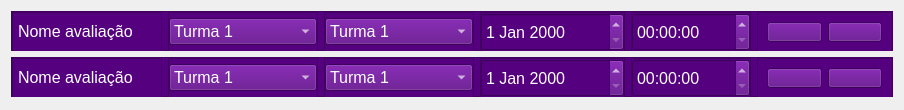
                <widget class="QWidget" name="scrollAreaWidgetContents_provas">
                 <property name="geometry">
                  <rect>
                   <x>0</x>
                   <y>0</y>
                   <width>898</width>
                   <height>110</height>
                  </rect>
                 </property>
                 <layout class="QVBoxLayout" name="verticalLayout_15">
                  <item>
                   <widget class="QFrame" name="FP_1">
                    <property name="minimumSize">
                     <size>
                      <width>0</width>
                      <height>40</height>
                     </size>
                    </property>
                    <property name="maximumSize">
                     <size>
                      <width>16777215</width>
                      <height>40</height>
                     </size>
                    </property>
                    <property name="styleSheet">
                     <string notr="true">background-color: rgb(0, 85, 0);
background-color: rgb(85, 0, 127);
background-color: #ccc;
background-color: rgb(85, 0, 127);
color: white;</string>
                    </property>
                    <property name="frameShape">
                     <enum>QFrame::Shape::StyledPanel</enum>
                    </property>
                    <property name="frameShadow">
                     <enum>QFrame::Shadow::Raised</enum>
                    </property>
                    <layout class="QHBoxLayout" name="horizontalLayout_23">
                     <property name="spacing">
                      <number>6</number>
                     </property>
                     <property name="leftMargin">
                      <number>0</number>
                     </property>
                     <property name="topMargin">
                      <number>0</number>
                     </property>
                     <property name="rightMargin">
                      <number>0</number>
                     </property>
                     <property name="bottomMargin">
                      <number>0</number>
                     </property>
                     <item>
                      <widget class="QFrame" name="FP_1_conteudo_titulo">
                       <property name="minimumSize">
                        <size>
                         <width>150</width>
                         <height>40</height>
                        </size>
                       </property>
                       <property name="maximumSize">
                        <size>
                         <width>400</width>
                         <height>40</height>
                        </size>
                       </property>
                       <property name="styleSheet">
                        <string notr="true"/>
                       </property>
                       <property name="frameShape">
                        <enum>QFrame::Shape::StyledPanel</enum>
                       </property>
                       <property name="frameShadow">
                        <enum>QFrame::Shadow::Raised</enum>
                       </property>
                       <layout class="QHBoxLayout" name="horizontalLayout_36">
                        <property name="spacing">
                         <number>0</number>
                        </property>
                        <property name="leftMargin">
                         <number>5</number>
                        </property>
                        <property name="topMargin">
                         <number>0</number>
                        </property>
                        <property name="rightMargin">
                         <number>0</number>
                        </property>
                        <property name="bottomMargin">
                         <number>0</number>
                        </property>
                        <item>
                         <widget class="QLabel" name="FP_1_titulo">
                          <property name="styleSheet">
                           <string notr="true">font: 12pt ;
</string>
                          </property>
                          <property name="text">
                           <string>&lt;html&gt;&lt;head/&gt;&lt;body&gt;&lt;p&gt;Nome avaliação&lt;/p&gt;&lt;/body&gt;&lt;/html&gt;</string>
                          </property>
                         </widget>
                        </item>
                       </layout>
                      </widget>
                     </item>
                     <item>
                      <widget class="QFrame" name="FP_1_conteudo_turma">
                       <property name="minimumSize">
                        <size>
                         <width>150</width>
                         <height>40</height>
                        </size>
                       </property>
                       <property name="maximumSize">
                        <size>
                         <width>16777215</width>
                         <height>40</height>
                        </size>
                       </property>
                       <property name="styleSheet">
                        <string notr="true"/>
                       </property>
                       <property name="inputMethodHints">
                        <set>Qt::InputMethodHint::ImhNone</set>
                       </property>
                       <property name="frameShape">
                        <enum>QFrame::Shape::StyledPanel</enum>
                       </property>
                       <property name="frameShadow">
                        <enum>QFrame::Shadow::Raised</enum>
                       </property>
                       <layout class="QHBoxLayout" name="horizontalLayout_34">
                        <property name="spacing">
                         <number>0</number>
                        </property>
                        <property name="leftMargin">
                         <number>0</number>
                        </property>
                        <property name="topMargin">
                         <number>0</number>
                        </property>
                        <property name="rightMargin">
                         <number>0</number>
                        </property>
                        <property name="bottomMargin">
                         <number>0</number>
                        </property>
                        <item>
                         <widget class="QComboBox" name="FP_1_bpx_turma">
                          <property name="styleSheet">
                           <string notr="true">QComboBox{
	font: 12pt;
}</string>
                          </property>
                          <item>
                           <property name="text">
                            <string>Turma 1</string>
                           </property>
                          </item>
                          <item>
                           <property name="text">
                            <string>Turma 2</string>
                           </property>
                          </item>
                         </widget>
                        </item>
                       </layout>
                      </widget>
                     </item>
                     <item>
                      <widget class="QFrame" name="FP_1_conteudo_grupo">
                       <property name="minimumSize">
                        <size>
                         <width>150</width>
                         <height>40</height>
                        </size>
                       </property>
                       <property name="maximumSize">
                        <size>
                         <width>16777215</width>
                         <height>40</height>
                        </size>
                       </property>
                       <property name="styleSheet">
                        <string notr="true"/>
                       </property>
                       <property name="frameShape">
                        <enum>QFrame::Shape::StyledPanel</enum>
                       </property>
                       <property name="frameShadow">
                        <enum>QFrame::Shadow::Raised</enum>
                       </property>
                       <layout class="QHBoxLayout" name="horizontalLayout_35">
                        <property name="spacing">
                         <number>0</number>
                        </property>
                        <property name="leftMargin">
                         <number>0</number>
                        </property>
                        <property name="topMargin">
                         <number>0</number>
                        </property>
                        <property name="rightMargin">
                         <number>0</number>
                        </property>
                        <property name="bottomMargin">
                         <number>0</number>
                        </property>
                        <item>
                         <widget class="QComboBox" name="FP_1_box_grupo">
                          <property name="styleSheet">
                           <string notr="true">QComboBox{
	font: 12pt;
}</string>
                          </property>
                          <item>
                           <property name="text">
                            <string>Turma 1</string>
                           </property>
                          </item>
                          <item>
                           <property name="text">
                            <string>Turma 2</string>
                           </property>
                          </item>
                         </widget>
                        </item>
                       </layout>
                      </widget>
                     </item>
                     <item>
                      <widget class="QFrame" name="FP_1_conteudo_data_criacao">
                       <property name="minimumSize">
                        <size>
                         <width>145</width>
                         <height>40</height>
                        </size>
                       </property>
                       <property name="maximumSize">
                        <size>
                         <width>16777215</width>
                         <height>40</height>
                        </size>
                       </property>
                       <property name="styleSheet">
                        <string notr="true"/>
                       </property>
                       <property name="frameShape">
                        <enum>QFrame::Shape::StyledPanel</enum>
                       </property>
                       <property name="frameShadow">
                        <enum>QFrame::Shadow::Raised</enum>
                       </property>
                       <layout class="QHBoxLayout" name="horizontalLayout_32">
                        <property name="spacing">
                         <number>0</number>
                        </property>
                        <property name="leftMargin">
                         <number>0</number>
                        </property>
                        <property name="topMargin">
                         <number>0</number>
                        </property>
                        <property name="rightMargin">
                         <number>0</number>
                        </property>
                        <property name="bottomMargin">
                         <number>0</number>
                        </property>
                        <item>
                         <widget class="QDateEdit" name="FP_1_data_criacao">
                          <property name="maximumSize">
                           <size>
                            <width>16777215</width>
                            <height>150</height>
                           </size>
                          </property>
                          <property name="styleSheet">
                           <string notr="true">QDateEdit{
	font: 12pt;
}</string>
                          </property>
                         </widget>
                        </item>
                       </layout>
                      </widget>
                     </item>
                     <item>
                      <widget class="QFrame" name="FP_1_conteudo_hora">
                       <property name="minimumSize">
                        <size>
                         <width>120</width>
                         <height>40</height>
                        </size>
                       </property>
                       <property name="maximumSize">
                        <size>
                         <width>115</width>
                         <height>40</height>
                        </size>
                       </property>
                       <property name="styleSheet">
                        <string notr="true"/>
                       </property>
                       <property name="frameShape">
                        <enum>QFrame::Shape::StyledPanel</enum>
                       </property>
                       <property name="frameShadow">
                        <enum>QFrame::Shadow::Raised</enum>
                       </property>
                       <layout class="QHBoxLayout" name="horizontalLayout_33">
                        <property name="spacing">
                         <number>0</number>
                        </property>
                        <property name="leftMargin">
                         <number>0</number>
                        </property>
                        <property name="topMargin">
                         <number>0</number>
                        </property>
                        <property name="rightMargin">
                         <number>0</number>
                        </property>
                        <property name="bottomMargin">
                         <number>0</number>
                        </property>
                        <item>
                         <widget class="QTimeEdit" name="FP_1_hora_criacao">
                          <property name="maximumSize">
                           <size>
                            <width>16777215</width>
                            <height>150</height>
                           </size>
                          </property>
                          <property name="styleSheet">
                           <string notr="true">QTimeEdit{
	font: 12pt;
}</string>
                          </property>
                         </widget>
                        </item>
                       </layout>
                      </widget>
                     </item>
                     <item>
                      <widget class="QFrame" name="FP_1_conteudo_acoes">
                       <property name="minimumSize">
                        <size>
                         <width>135</width>
                         <height>40</height>
                        </size>
                       </property>
                       <property name="maximumSize">
                        <size>
                         <width>135</width>
                         <height>40</height>
                        </size>
                       </property>
                       <property name="styleSheet">
                        <string notr="true"/>
                       </property>
                       <property name="frameShape">
                        <enum>QFrame::Shape::StyledPanel</enum>
                       </property>
                       <property name="frameShadow">
                        <enum>QFrame::Shadow::Raised</enum>
                       </property>
                       <layout class="QHBoxLayout" name="horizontalLayout_25">
                        <item>
                         <widget class="QPushButton" name="FP_1_btn_delete">
                          <property name="text">
                           <string/>
                          </property>
                          <property name="icon">
                           <iconset theme="edit-delete"/>
                          </property>
                         </widget>
                        </item>
                        <item>
                         <widget class="QPushButton" name="FP_1_btn_edit">
                          <property name="styleSheet">
                           <string notr="true">
QToolButton{
	padding-right: 15px;
	margin-right: 5px;
	background-color: rgb(107, 0, 0);


}

QToolButton::hover{
	background-color: rgb(200, 0, 0);
}

QToolButton::pressed{
	background-color: rgb(100, 0, 0);

}</string>
                          </property>
                          <property name="text">
                           <string/>
                          </property>
                          <property name="icon">
                           <iconset theme="mail-message-new"/>
                          </property>
                         </widget>
                        </item>
                       </layout>
                      </widget>
                     </item>
                    </layout>
                   </widget>
                  </item>
                  <item>
                   <widget class="QFrame" name="FP_2">
                    <property name="minimumSize">
                     <size>
                      <width>0</width>
                      <height>40</height>
                     </size>
                    </property>
                    <property name="maximumSize">
                     <size>
                      <width>16777215</width>
                      <height>40</height>
                     </size>
                    </property>
                    <property name="styleSheet">
                     <string notr="true">background-color: rgb(85, 0, 127);
color: white;</string>
                    </property>
                    <property name="frameShape">
                     <enum>QFrame::Shape::StyledPanel</enum>
                    </property>
                    <property name="frameShadow">
                     <enum>QFrame::Shadow::Raised</enum>
                    </property>
                    <layout class="QHBoxLayout" name="horizontalLayout_44">
                     <property name="spacing">
                      <number>6</number>
                     </property>
                     <property name="leftMargin">
                      <number>0</number>
                     </property>
                     <property name="topMargin">
                      <number>0</number>
                     </property>
                     <property name="rightMargin">
                      <number>0</number>
                     </property>
                     <property name="bottomMargin">
                      <number>0</number>
                     </property>
                     <item>
                      <widget class="QFrame" name="FP_2_conteudo_titulo">
                       <property name="minimumSize">
                        <size>
                         <width>150</width>
                         <height>40</height>
                        </size>
                       </property>
                       <property name="maximumSize">
                        <size>
                         <width>400</width>
                         <height>40</height>
                        </size>
                       </property>
                       <property name="styleSheet">
                        <string notr="true">
font: 12pt;</string>
                       </property>
                       <property name="frameShape">
                        <enum>QFrame::Shape::StyledPanel</enum>
                       </property>
                       <property name="frameShadow">
                        <enum>QFrame::Shadow::Raised</enum>
                       </property>
                       <layout class="QHBoxLayout" name="horizontalLayout_45">
                        <property name="spacing">
                         <number>0</number>
                        </property>
                        <property name="leftMargin">
                         <number>5</number>
                        </property>
                        <property name="topMargin">
                         <number>0</number>
                        </property>
                        <property name="rightMargin">
                         <number>0</number>
                        </property>
                        <property name="bottomMargin">
                         <number>0</number>
                        </property>
                        <item>
                         <widget class="QLabel" name="FP_2_titulo">
                          <property name="text">
                           <string>&lt;html&gt;&lt;head/&gt;&lt;body&gt;&lt;p&gt;Nome avaliação&lt;/p&gt;&lt;/body&gt;&lt;/html&gt;</string>
                          </property>
                         </widget>
                        </item>
                       </layout>
                      </widget>
                     </item>
                     <item>
                      <widget class="QFrame" name="FP_2_conteudo_turma">
                       <property name="minimumSize">
                        <size>
                         <width>150</width>
                         <height>40</height>
                        </size>
                       </property>
                       <property name="maximumSize">
                        <size>
                         <width>16777215</width>
                         <height>40</height>
                        </size>
                       </property>
                       <property name="styleSheet">
                        <string notr="true">
QFrame{
	Margin: 0px;

}</string>
                       </property>
                       <property name="inputMethodHints">
                        <set>Qt::InputMethodHint::ImhNone</set>
                       </property>
                       <property name="frameShape">
                        <enum>QFrame::Shape::StyledPanel</enum>
                       </property>
                       <property name="frameShadow">
                        <enum>QFrame::Shadow::Raised</enum>
                       </property>
                       <layout class="QHBoxLayout" name="horizontalLayout_46">
                        <property name="spacing">
                         <number>0</number>
                        </property>
                        <property name="leftMargin">
                         <number>0</number>
                        </property>
                        <property name="topMargin">
                         <number>0</number>
                        </property>
                        <property name="rightMargin">
                         <number>0</number>
                        </property>
                        <property name="bottomMargin">
                         <number>0</number>
                        </property>
                        <item>
                         <widget class="QComboBox" name="FP_2_box_turma">
                          <property name="styleSheet">
                           <string notr="true">QComboBox{
	font: 12pt;
}</string>
                          </property>
                          <item>
                           <property name="text">
                            <string>Turma 1</string>
                           </property>
                          </item>
                          <item>
                           <property name="text">
                            <string>Turma 2</string>
                           </property>
                          </item>
                         </widget>
                        </item>
                       </layout>
                      </widget>
                     </item>
                     <item>
                      <widget class="QFrame" name="FP_2_conteudo_grupo">
                       <property name="minimumSize">
                        <size>
                         <width>150</width>
                         <height>40</height>
                        </size>
                       </property>
                       <property name="maximumSize">
                        <size>
                         <width>16777215</width>
                         <height>40</height>
                        </size>
                       </property>
                       <property name="styleSheet">
                        <string notr="true"/>
                       </property>
                       <property name="frameShape">
                        <enum>QFrame::Shape::StyledPanel</enum>
                       </property>
                       <property name="frameShadow">
                        <enum>QFrame::Shadow::Raised</enum>
                       </property>
                       <layout class="QHBoxLayout" name="horizontalLayout_47">
                        <property name="spacing">
                         <number>0</number>
                        </property>
                        <property name="leftMargin">
                         <number>0</number>
                        </property>
                        <property name="topMargin">
                         <number>0</number>
                        </property>
                        <property name="rightMargin">
                         <number>0</number>
                        </property>
                        <property name="bottomMargin">
                         <number>0</number>
                        </property>
                        <item>
                         <widget class="QComboBox" name="FP_2_box_grupo">
                          <property name="styleSheet">
                           <string notr="true">QComboBox{
	font: 12pt;
}</string>
                          </property>
                          <item>
                           <property name="text">
                            <string>Turma 1</string>
                           </property>
                          </item>
                          <item>
                           <property name="text">
                            <string>Turma 2</string>
                           </property>
                          </item>
                         </widget>
                        </item>
                       </layout>
                      </widget>
                     </item>
                     <item>
                      <widget class="QFrame" name="FP_2_conteudo_data_criacao">
                       <property name="minimumSize">
                        <size>
                         <width>145</width>
                         <height>40</height>
                        </size>
                       </property>
                       <property name="maximumSize">
                        <size>
                         <width>16777215</width>
                         <height>40</height>
                        </size>
                       </property>
                       <property name="styleSheet">
                        <string notr="true"/>
                       </property>
                       <property name="frameShape">
                        <enum>QFrame::Shape::StyledPanel</enum>
                       </property>
                       <property name="frameShadow">
                        <enum>QFrame::Shadow::Raised</enum>
                       </property>
                       <layout class="QHBoxLayout" name="horizontalLayout_48">
                        <property name="spacing">
                         <number>0</number>
                        </property>
                        <property name="leftMargin">
                         <number>0</number>
                        </property>
                        <property name="topMargin">
                         <number>0</number>
                        </property>
                        <property name="rightMargin">
                         <number>0</number>
                        </property>
                        <property name="bottomMargin">
                         <number>0</number>
                        </property>
                        <item>
                         <widget class="QDateEdit" name="FP_2_data_criacao">
                          <property name="maximumSize">
                           <size>
                            <width>16777215</width>
                            <height>150</height>
                           </size>
                          </property>
                          <property name="styleSheet">
                           <string notr="true">QDateEdit{
	font: 12pt;
}</string>
                          </property>
                         </widget>
                        </item>
                       </layout>
                      </widget>
                     </item>
                     <item>
                      <widget class="QFrame" name="FP_2_conteudo_hora">
                       <property name="minimumSize">
                        <size>
                         <width>120</width>
                         <height>40</height>
                        </size>
                       </property>
                       <property name="maximumSize">
                        <size>
                         <width>115</width>
                         <height>40</height>
                        </size>
                       </property>
                       <property name="styleSheet">
                        <string notr="true"/>
                       </property>
                       <property name="frameShape">
                        <enum>QFrame::Shape::StyledPanel</enum>
                       </property>
                       <property name="frameShadow">
                        <enum>QFrame::Shadow::Raised</enum>
                       </property>
                       <layout class="QHBoxLayout" name="horizontalLayout_49">
                        <property name="spacing">
                         <number>0</number>
                        </property>
                        <property name="leftMargin">
                         <number>0</number>
                        </property>
                        <property name="topMargin">
                         <number>0</number>
                        </property>
                        <property name="rightMargin">
                         <number>0</number>
                        </property>
                        <property name="bottomMargin">
                         <number>0</number>
                        </property>
                        <item>
                         <widget class="QTimeEdit" name="FP_2_hora_criacao">
                          <property name="maximumSize">
                           <size>
                            <width>16777215</width>
                            <height>150</height>
                           </size>
                          </property>
                          <property name="styleSheet">
                           <string notr="true">QTimeEdit{
	font: 12pt;
}</string>
                          </property>
                         </widget>
                        </item>
                       </layout>
                      </widget>
                     </item>
                     <item>
                      <widget class="QFrame" name="FP_2_conteudo_acoes">
                       <property name="minimumSize">
                        <size>
                         <width>135</width>
                         <height>40</height>
                        </size>
                       </property>
                       <property name="maximumSize">
                        <size>
                         <width>135</width>
                         <height>40</height>
                        </size>
                       </property>
                       <property name="styleSheet">
                        <string notr="true"/>
                       </property>
                       <property name="frameShape">
                        <enum>QFrame::Shape::StyledPanel</enum>
                       </property>
                       <property name="frameShadow">
                        <enum>QFrame::Shadow::Raised</enum>
                       </property>
                       <layout class="QHBoxLayout" name="horizontalLayout_50">
                        <item>
                         <widget class="QPushButton" name="FP_2_btn_delete">
                          <property name="text">
                           <string/>
                          </property>
                          <property name="icon">
                           <iconset theme="edit-delete"/>
                          </property>
                         </widget>
                        </item>
                        <item>
                         <widget class="QPushButton" name="FP_2_btn_edit">
                          <property name="styleSheet">
                           <string notr="true">
QToolButton{
	padding-right: 15px;
	margin-right: 5px;
	background-color: rgb(107, 0, 0);


}

QToolButton::hover{
	background-color: rgb(200, 0, 0);
}

QToolButton::pressed{
	background-color: rgb(100, 0, 0);

}</string>
                          </property>
                          <property name="text">
                           <string/>
                          </property>
                          <property name="icon">
                           <iconset theme="mail-message-new"/>
                          </property>
                         </widget>
                        </item>
                       </layout>
                      </widget>
                     </item>
                    </layout>
                   </widget>
                  </item>
                  <item>
                   <spacer name="verticalSpacer">
                    <property name="orientation">
                     <enum>Qt::Orientation::Vertical</enum>
                    </property>
                    <property name="sizeHint" stdset="0">
                     <size>
                      <width>20</width>
                      <height>40</height>
                     </size>
                    </property>
                   </spacer>
                  </item>
                 </layout>
                </widget>
